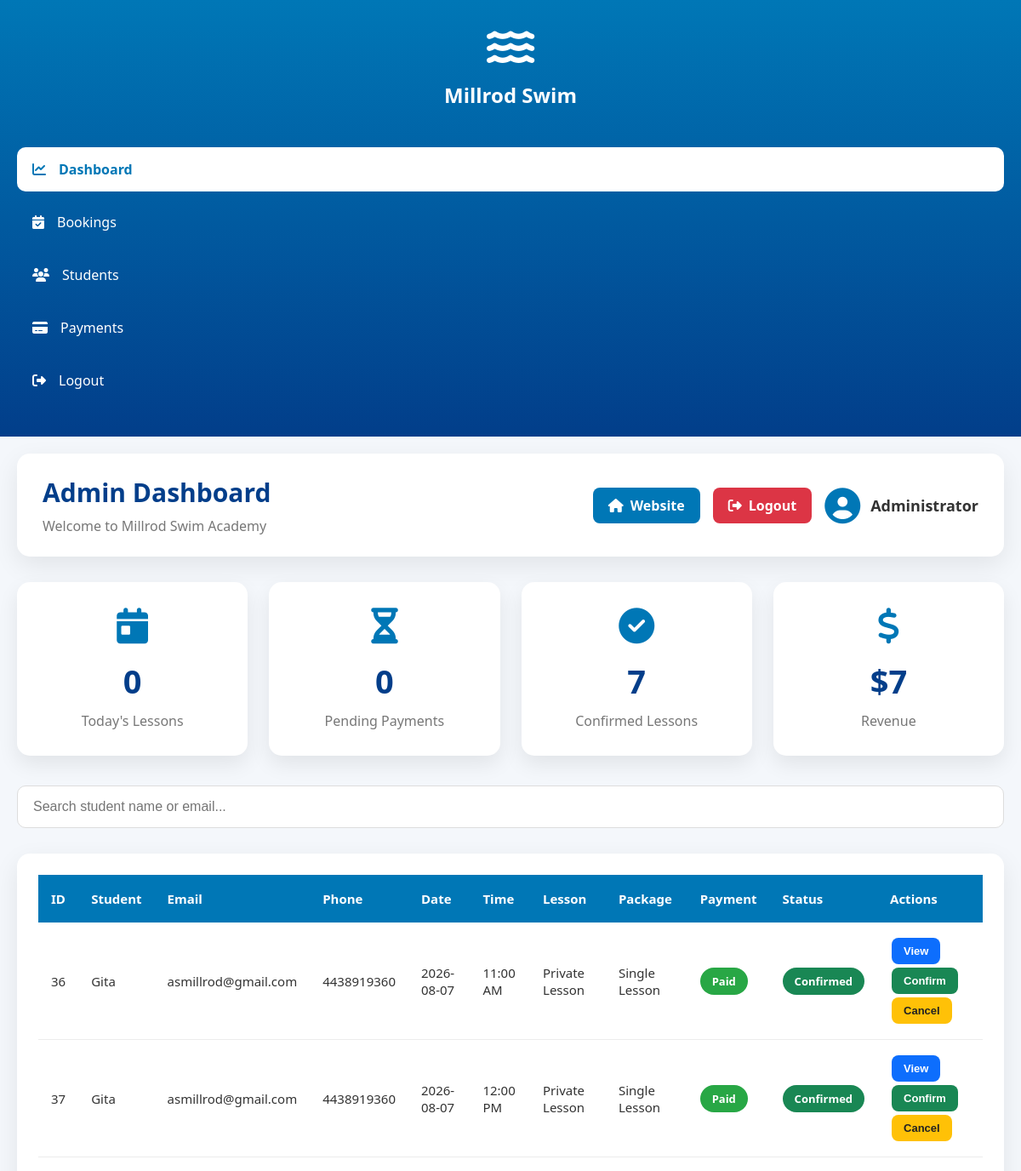
Page /admin/ (signed in, upper part) on the earlier database version.
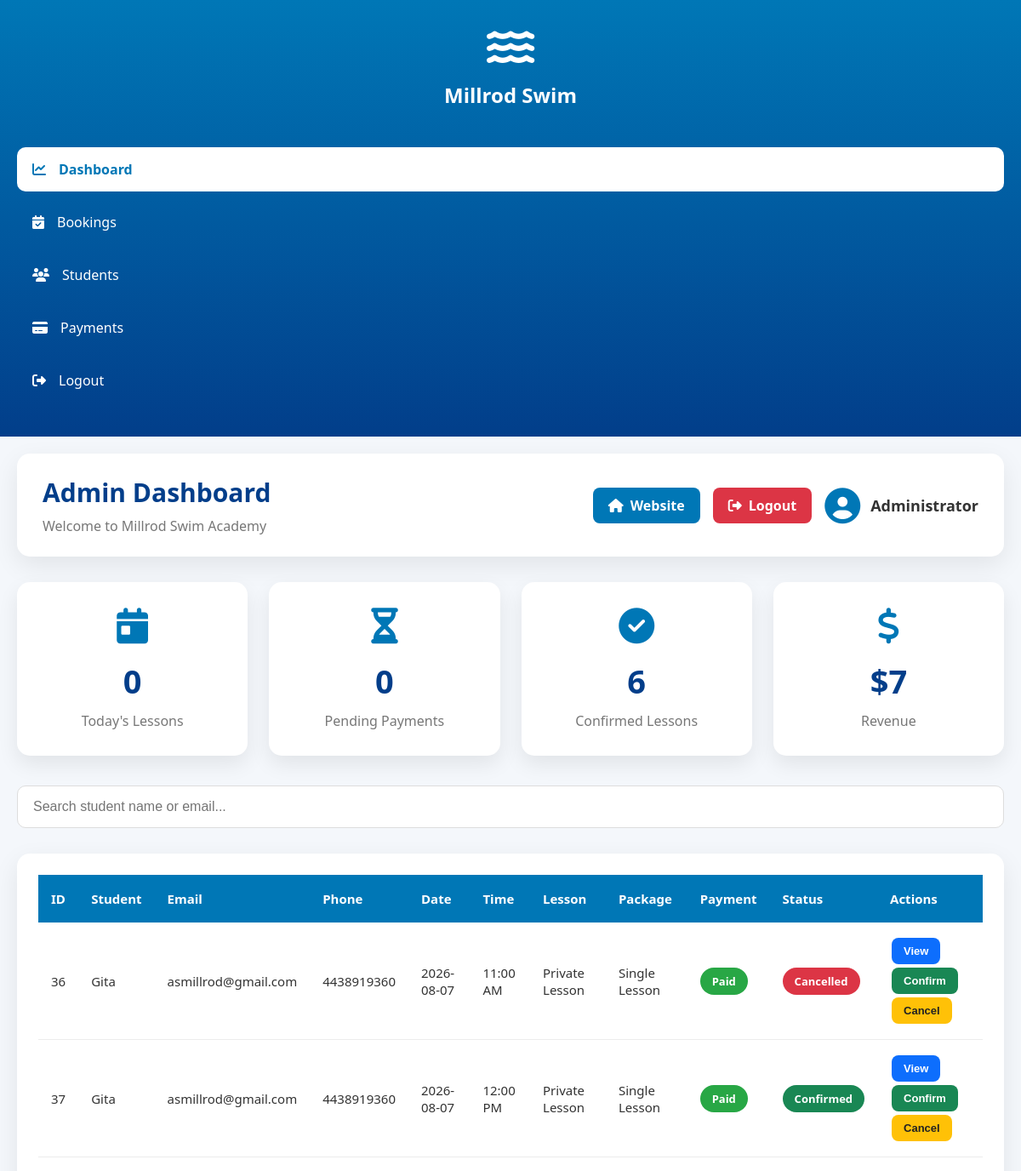
Same page on the later database version.
### tables this page shows
CREATE TABLE bookings (

        id INTEGER PRIMARY KEY AUTOINCREMENT,

        -- Customer information
        name TEXT NOT NULL,

        email TEXT NOT NULL,

        phone TEXT,

        -- Lesson information
        lesson_type TEXT NOT NULL,

        package TEXT NOT NULL,

        -- Schedule
        lesson_date TEXT NOT NULL,

        lesson_time TEXT NOT NULL,

        -- Payment
        payment_status TEXT DEFAULT 'pending',

        stripe_payment_id TEXT,

        -- Booking status
        status TEXT DEFAULT 'pending',

        -- Reminder system
        reminder_sent INTEGER DEFAULT 0,

        created_at TIMESTAMP DEFAULT CURRENT_TIMESTAMP

    , payment_method TEXT DEFAULT 'card', price TEXT);

### routes/admin.py (the view)
@admin_bp.route("/")
def admin_dashboard():
    if not admin_required():
        return redirect(
            url_for(
                "admin.admin_login"
            )
        )
    conn = get_db_connection()
    cursor = conn.cursor()
    cursor.execute(
        """
        SELECT *
        FROM bookings
        ORDER BY lesson_date, lesson_time
        """
    )
    bookings = cursor.fetchall()
    today = datetime.now().strftime(
        "%Y-%m-%d"
    )
    cursor.execute(
        """
        SELECT COUNT(*)
        FROM bookings
        WHERE lesson_date=?
        AND status='confirmed'
        """,
        (today,)
    )
    today_lessons = cursor.fetchone()[0]
    cursor.execute(
        """
        SELECT COUNT(*)
        FROM bookings
        WHERE payment_status='pending'
        """
    )
    pending_payments = cursor.fetchone()[0]
    cursor.execute(
        """
        SELECT COUNT(*)
        FROM bookings
        WHERE status='confirmed'
        """
    )
    confirmed_lessons = cursor.fetchone()[0]
    cursor.execute(
        """
        SELECT COUNT(*)
        FROM bookings
        WHERE payment_status='paid'
        """
    )
    revenue = cursor.fetchone()[0]
    conn.close()
    return render_template(
        "admin.html",
        bookings=bookings,
        today_lessons=today_lessons,
        pending_payments=pending_payments,
        confirmed_lessons=confirmed_lessons,
        revenue=revenue
    )

### database.py (called while the page is built)
def get_db_connection():
    conn = sqlite3.connect(DATABASE)
    conn.row_factory = sqlite3.Row
    return conn

### routes/admin.py (called while the page is built)
def admin_required():
    return session.get(
        "admin_logged_in",
        False
    )

### templates/admin.html (shortened to what the changed rows need)
<!doctype html>
<html lang="en">
  <head>
    <link
      rel="stylesheet"
      href="{{ url_for('static', filename='admin.css') }}"
    />
    <link
      rel="stylesheet"
      href="https://cdnjs.cloudflare.com/ajax/libs/font-awesome/6.6.0/css/all.min.css"
    />
  </head>
  <body>
    <div class="dashboard">
      <aside class="sidebar">
        <div class="logo">
          <h2>Millrod Swim</h2>
        </div>
      </aside>
      <main class="content">
        <header class="topbar">
          <div>
            <h1>Admin Dashboard</h1>
          </div>
        </header>
        <section class="stats">
          <div class="card">
            <i class="fas fa-check-circle"></i>
            <h3>{{ confirmed_lessons }}</h3>
            <p>Confirmed Lessons</p>
          </div>
        </section>
        <section class="table-container" id="bookings">
          <table id="bookingTable">
            <thead>
              <tr>
                <th>ID</th>
                <th>Student</th>
                <th>Email</th>
                <th>Phone</th>
                <th>Date</th>
                <th>Time</th>
                <th>Lesson</th>
                <th>Package</th>
                <th>Payment</th>
                <th>Status</th>
                <th>Actions</th>
              </tr>
            </thead>
            <tbody>
              {% for booking in bookings %}
              <tr>
                <td>{{ booking.id }}</td>
                <td>{{ booking.name }}</td>
                <td>{{ booking.email }}</td>
                <td>{{ booking.phone }}</td>
                <td>{{ booking.lesson_date }}</td>
                <td>{{ booking.lesson_time }}</td>
                <td>{{ booking.lesson_type }}</td>
                <td>{{ booking.package }}</td>
                <td>
                  {% if booking.payment_status == "paid" %}
                  <span class="badge paid"> Paid </span>
                  {% else %}
                  <span class="badge pending"> Pending </span>
                  {% endif %}
                </td>
                <td>
                  {% if booking.status == "confirmed" %}
                  <span class="badge confirmed"> Confirmed </span>
                  {% elif booking.status == "cancelled" %}
                  <span class="badge cancelled"> Cancelled </span>
                  {% else %}
                  <span class="badge waiting"> Pending </span>
                  {% endif %}
                </td>
                <td>
                  <button class="view-btn" data-id="{{ booking.id }}">
                    View
                  </button>
                  <button class="confirm-btn" data-id="{{ booking.id }}">
                    Confirm
                  </button>
                  <button class="cancel-btn" data-id="{{ booking.id }}">
                    Cancel
                  </button>
                </td>
              </tr>
              {% endfor %}
            </tbody>
          </table>
        </section>
      </main>
    </div>
  </body>
</html>

Differences in the rows shown:
changed bookings "11:00 AM": status "Confirmed" → "Cancelled"
Other differences:
{{ confirmed_lessons }}: "7" → "6"
